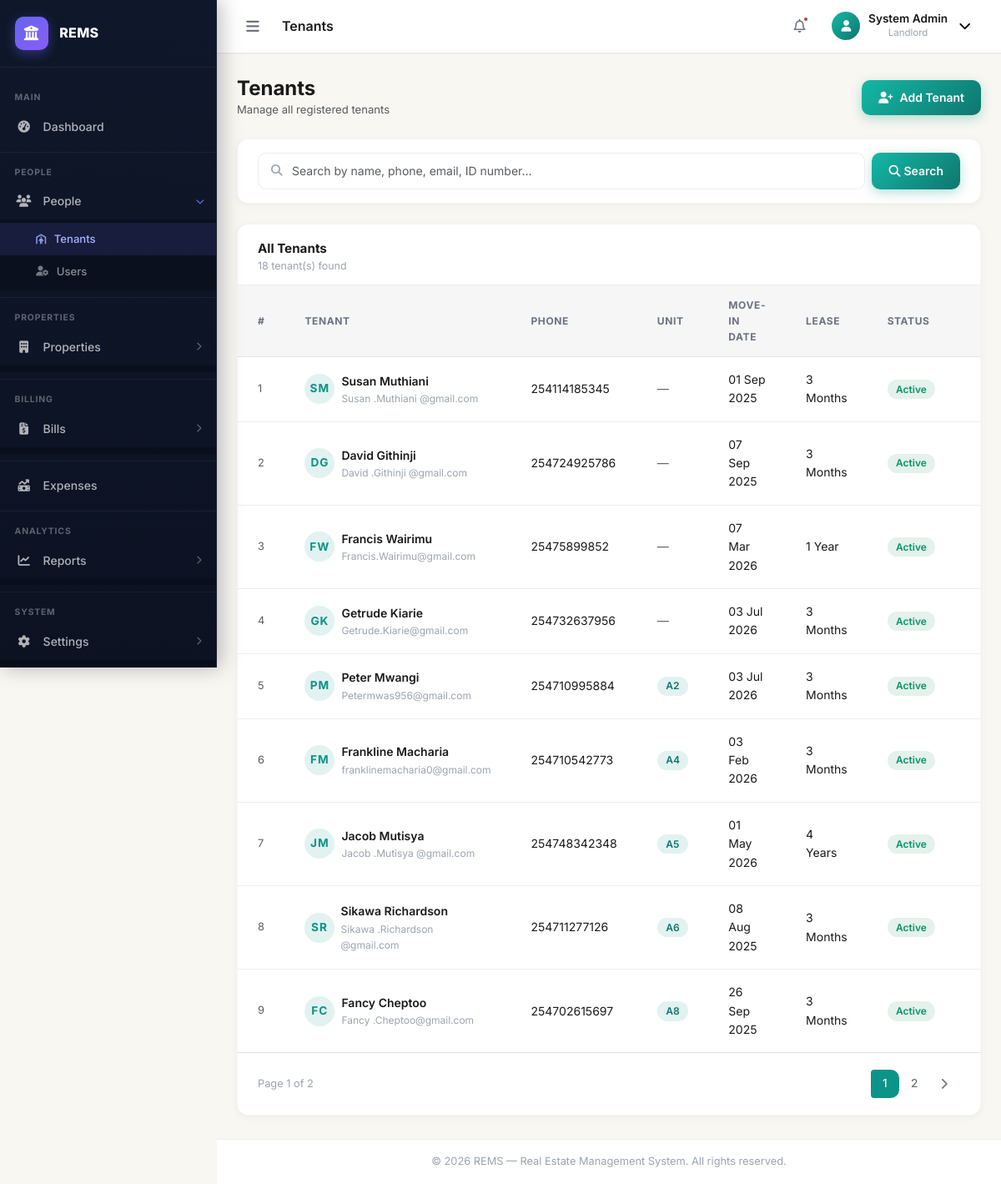
The app's page /tenants/ (signed in) with its own data.
### apps/users/models.py (models this page shows, shortened)
class User(AbstractUser, AbstractBaseModel):
    role = models.CharField(max_length=255, choices=UserRoles.choices(), default="Tenant")
    phone = models.CharField(max_length=255, blank=True, null=True)
    address = models.TextField(blank=True, null=True)
    city = models.CharField(max_length=255, blank=True, null=True)
    state = models.CharField(max_length=255, blank=True, null=True)
    zip_code = models.CharField(max_length=255, blank=True, null=True)
    country = models.CharField(max_length=255, blank=True, null=True)
    avatar = models.ImageField(upload_to="avatars/", blank=True, null=True)
    gender = models.CharField(max_length=255, blank=True, null=True)
    marital_status = models.CharField(max_length=255, blank=True, null=True)
    id_number = models.CharField(max_length=255, null=True, blank=True)
    firebase_uid = models.CharField(max_length=255, null=True, blank=True)
    profile_picture = models.URLField(max_length=255, null=True, blank=True)

### apps/tenants/models.py (models this page shows, shortened)
class Tenant(AbstractBaseModel):
    user = models.OneToOneField("users.User", on_delete=models.CASCADE)
    lease_date = models.DateField(null=True)
    move_in_date = models.DateField(null=True)
    status = models.CharField(max_length=255, default="Active")
    occupation = models.CharField(max_length=255, null=True, blank=True)
    lease_duration = models.CharField(max_length=255, null=True, blank=True)
    renews_every = models.CharField(max_length=255, null=True, blank=True)
    def unit(self):
        return PropertyUnit.objects.get(tenant=self)

### apps/properties/models.py (models this page shows, shortened)
class PropertyUnit(AbstractBaseModel):
    property = models.ForeignKey(Property, on_delete=models.CASCADE, related_name="propertyunits")
    name = models.CharField(max_length=255)
    rent = models.DecimalField(max_digits=10, decimal_places=2, default=Decimal("0.00"))
    is_occupied = models.BooleanField(default=False)
    floor = models.CharField(max_length=255, null=True, blank=True, default="1")  # models.PositiveIntegerField(default=1)
    unit_type = models.CharField(max_length=255, null=True, blank=True)
    tenant = models.OneToOneField("tenants.Tenant", on_delete=models.SET_NULL, null=True, blank=True, related_name="tenantunit")
    status = models.CharField(max_length=255, null=True, blank=True)
    security_deposit = models.DecimalField(max_digits=10, decimal_places=2, default=Decimal("0.00"))
    water_meter_number = models.CharField(max_length=255, null=True, blank=True)
    electricity_meter_number = models.CharField(max_length=255, null=True, blank=True)
    water_price = models.DecimalField(max_digits=10, decimal_places=2, default=Decimal("200.00"))

### apps/tenants/views.py (the view, shortened to what this page needs)
# urls.py: path("", TenantListView.as_view(), name="tenants"),
class TenantListView(LoginRequiredMixin, ListView):
    model = Tenant
    template_name = "tenants/tenants.html"
    context_object_name = "tenants"
    paginate_by = 9
    def get_queryset(self):
        queryset = super().get_queryset()
        search_query = self.request.GET.get("search", "")
        return queryset.order_by("tenantunit__name")
    def get_context_data(self, **kwargs):
        context = super().get_context_data(**kwargs)
        context["lease_durations"] = LEASE_DURATIONS
        context["marital_statuses"] = MARITAL_STATUSES
        context["units"] = PropertyUnit.objects.filter(is_occupied=False)
        return context

### templates/tenants/tenants.html (shortened to what this page needs)
{% extends "base.html" %}
{% load static %}
{% block page_title %}Tenants{% endblock %}
{% block content %}
<div class="d-flex align-items-center justify-content-between mb-4 flex-wrap gap-2">
    <div>
        <h1 class="fs-4 fw-bold mb-0" style="color:var(--text-primary)">Tenants</h1>
        <p class="text-muted mb-0" style="font-size:.82rem">Manage all registered tenants</p>
    </div>
    <a href="{% url 'new-tenant' %}" class="rems-btn rems-btn--primary" id="btn-add-tenant">
        <i class="fa-solid fa-user-plus me-2"></i> Add Tenant
    </a>
</div>
<div class="rems-card mb-4">
    <div class="rems-card__body py-3">
        <form method="GET" action="" class="d-flex gap-2 flex-wrap">
            <div class="search-wrap flex-grow-1">
                <i class="fa-solid fa-magnifying-glass search-icon"></i>
                <input type="text" name="search" value="{{ request.GET.search }}"
                       class="form-control search-input" id="tenantSearch"
                       placeholder="Search by name, phone, email, ID number…">
            </div>
            <button type="submit" class="rems-btn rems-btn--primary">
                <i class="fa-solid fa-search me-1"></i> Search
            </button>
        </form>
    </div>
</div>
<div class="rems-card">
    <div class="rems-card__header">
        <div>
            <h5 class="rems-card__title">All Tenants</h5>
            <p class="rems-card__subtitle">{{ page_obj.paginator.count }} tenant(s) found</p>
        </div>
    </div>
    <div class="table-responsive">
        <table class="rems-table" id="tenantsTable">
            <thead>
                <tr>
                    <th>#</th>
                    <th>Tenant</th>
                    <th>Phone</th>
                    <th>Unit</th>
                    <th>Move-in Date</th>
                    <th>Lease</th>
                    <th>Status</th>
                    <th class="text-end">Actions</th>
                </tr>
            </thead>
            <tbody>
                {% for tenant in tenants %}
                <tr>
                    <td class="text-muted" style="font-size:.8rem">{{ forloop.counter }}</td>
                    <td>
                        <div class="d-flex align-items-center gap-2">
                            <div class="table-avatar">
                                {{ tenant.user.first_name|first|upper }}{{ tenant.user.last_name|first|upper }}
                            </div>
                            <div>
                                <div class="fw-600" style="font-size:.875rem">
                                    {{ tenant.user.first_name }} {{ tenant.user.last_name }}
                                </div>
                                <div style="font-size:.75rem;color:var(--text-muted)">
                                    {{ tenant.user.email|default:"—" }}
                                </div>
                            </div>
                        </div>
                    </td>
                    <td>{{ tenant.user.phone|default:"—" }}</td>
                    <td>
                        {% with u=tenant.unit %}
                            {% if u %}<span class="rems-badge rems-badge--blue">{{ u.name }}</span>
                            {% else %}<span class="text-muted">—</span>{% endif %}
                        {% endwith %}
                    </td>
                    <td>{{ tenant.move_in_date|date:"d M Y"|default:"—" }}</td>
                    <td>{{ tenant.lease_duration|default:"—" }}</td>
                    <td>
                        <span class="rems-badge {% if tenant.status == 'Active' %}rems-badge--green{% else %}rems-badge--red{% endif %}">
                            {{ tenant.status }}
                        </span>
                    </td>
                    <td class="text-end">
                        <div class="d-flex justify-content-end gap-1">
                            <a href="{% url 'tenant-detail' tenant.pk %}" class="action-btn action-btn--view" title="View Details">
                            </a>
                        </div>
                    </td>
                </tr>
                {% endfor %}
            </tbody>
        </table>
    </div>
    {% if page_obj.has_other_pages %}
    <div class="rems-card__body border-top d-flex justify-content-between align-items-center flex-wrap gap-2">
        <span style="font-size:.8rem;color:var(--text-muted)">
            Page {{ page_obj.number }} of {{ page_obj.paginator.num_pages }}
        </span>
        <nav>
            <ul class="pagination pagination-sm mb-0 rems-pagination">
                {% for num in page_obj.paginator.page_range %}
                <li class="page-item {% if num == page_obj.number %}active{% endif %}">
                    <a class="page-link" href="?page={{ num }}{% if request.GET.search %}&search={{ request.GET.search }}{% endif %}">{{ num }}</a>
                </li>
                {% endfor %}
                {% if page_obj.has_next %}
                <li class="page-item">
                    <a class="page-link" href="?page={{ page_obj.next_page_number }}{% if request.GET.search %}&search={{ request.GET.search }}{% endif %}">
                        <i class="fa-solid fa-chevron-right"></i>
                    </a>
                </li>
                {% endif %}
            </ul>
        </nav>
    </div>
    {% endif %}
</div>
{% endblock %}

### templates/base.html (shortened to what this page needs)
{% load static %}
<!DOCTYPE html>
<html lang="en">
<head>
    <link rel="stylesheet" href="https://cdn.jsdelivr.net/npm/bootstrap@5.3.3/dist/css/bootstrap.min.css">
    <link rel="stylesheet" href="https://cdnjs.cloudflare.com/ajax/libs/font-awesome/6.5.0/css/all.min.css">
    <link rel="stylesheet" href="{% static 'css/main.css' %}">
    <link rel="stylesheet" href="{% static 'css/sidebar.css' %}">
</head>
<body class="{% block body_class %}{% endblock %}">
{% if user.is_authenticated %}
<div class="rems-wrapper" id="remsWrapper">
    {% if request.user.role == "Caretaker" or request.user.role == "House Manager" %}
        {% include "includes/caretaker_sidebar.html" %}
    {% else %}
        {% include "includes/sidebar.html" %}
    {% endif %}
    <div class="rems-main" id="remsMain">
        <header class="rems-topbar">
            <div class="topbar-left">
                <button class="sidebar-toggle-btn" id="sidebarToggleBtn" title="Toggle Sidebar">
                    <i class="fa-solid fa-bars"></i>
                </button>
                <div class="breadcrumb-area d-none d-lg-flex">
                    <span class="page-title">{% block page_title %}Dashboard{% endblock %}</span>
                </div>
            </div>
            <div class="topbar-right">
                <button class="topbar-icon-btn d-none d-md-flex" title="Notifications">
                    <i class="fa-regular fa-bell"></i>
                    <span class="badge-dot"></span>
                </button>
                <div class="topbar-user dropdown">
                    <button class="user-avatar-btn dropdown-toggle" data-bs-toggle="dropdown" id="userDropdown" title="Account">
                        <div class="user-avatar user-avatar--mobile">
                            <i class="fa-solid fa-user d-none d-md-inline"></i>
                        </div>
                        <div class="user-info d-none d-md-block">
                            <span class="user-name">{{ user.get_full_name|default:user.username }}</span>
                            <span class="user-role">{{ user.role|default:"Administrator" }}</span>
                        </div>
                        <i class="fa-solid fa-chevron-down ms-1 d-none d-md-inline"></i>
                    </button>
                </div>
            </div>
        </header>
        <main class="rems-content">
            {% block content %}{% endblock %}
        </main>
        <footer class="rems-footer">
            <span>&copy; {% now "Y" %} REMS &mdash; Real Estate Management System. All rights reserved.</span>
        </footer>
    </div>
</div>
{% else %}
<div class="auth-layout">
    {% block auth_content %}{% endblock %}
</div>
{% endif %}
</body>
</html>

### records on screen
User: get_full_name "System Admin", role "Landlord"
Tenant: user.first_name|first "S", user.last_name|first "M", user.first_name "Susan", user.last_name "Muthiani", user.email "Susan .Muthiani @gmail.com", user.phone "254114185345", move_in_date "01 Sep 2025", lease_duration "3 Months", status "Active"
Tenant: user.first_name|first "D", user.last_name|first "G", user.first_name "David", user.last_name "Githinji", user.email "David .Githinji @gmail.com", user.phone "254724925786", move_in_date "07 Sep 2025", lease_duration "3 Months", status "Active"
Tenant: user.first_name|first "F", user.last_name|first "W", user.first_name "Francis", user.last_name "Wairimu", user.email "Francis.Wairimu@gmail.com", user.phone "25475899852", move_in_date "07 Mar 2026", lease_duration "1 Year", status "Active"
Tenant: user.first_name|first "G", user.last_name|first "K", user.first_name "Getrude", user.last_name "Kiarie", user.email "Getrude.Kiarie@gmail.com", user.phone "254732637956", move_in_date "03 Jul 2026", lease_duration "3 Months", status "Active"
Tenant: user.first_name|first "P", user.last_name|first "M", user.first_name "Peter", user.last_name "Mwangi", user.email "Petermwas956@gmail.com", user.phone "254710995884", unit.name "A2", move_in_date "03 Jul 2026", lease_duration "3 Months", status "Active"
Tenant: user.first_name|first "F", user.last_name|first "M", user.first_name "Frankline", user.last_name "Macharia", user.email "franklinemacharia0@gmail.com", user.phone "254710542773", unit.name "A4", move_in_date "03 Feb 2026", lease_duration "3 Months", status "Active"
Tenant: user.first_name|first "J", user.last_name|first "M", user.first_name "Jacob", user.last_name "Mutisya", user.email "Jacob .Mutisya @gmail.com", user.phone "254748342348", unit.name "A5", move_in_date "01 May 2026", lease_duration "4 Years", status "Active"
Tenant: user.first_name|first "S", user.last_name|first "R", user.first_name "Sikawa", user.last_name "Richardson", user.email "Sikawa .Richardson @gmail.com", user.phone "254711277126", unit.name "A6", move_in_date "08 Aug 2025", lease_duration "3 Months", status "Active"
Tenant: user.first_name|first "F", user.last_name|first "C", user.first_name "Fancy", user.last_name "Cheptoo", user.email "Fancy .Cheptoo@gmail.com", user.phone "254702615697", unit.name "A8", move_in_date "26 Sep 2025", lease_duration "3 Months", status "Active"

### other values on screen
{{ page_obj.paginator.count }} "18"
{{ page_obj.number }} "1"
{{ page_obj.paginator.num_pages }} "2"
{{ num }} "1" "2"
